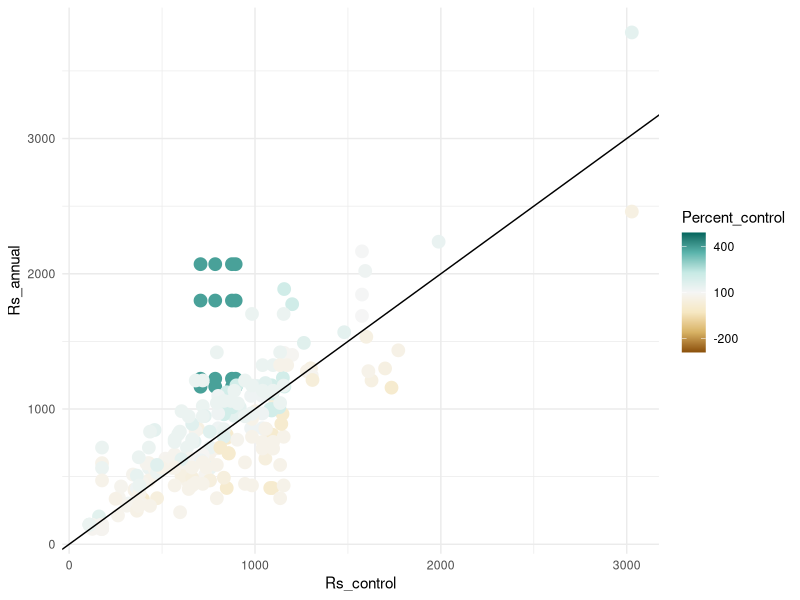
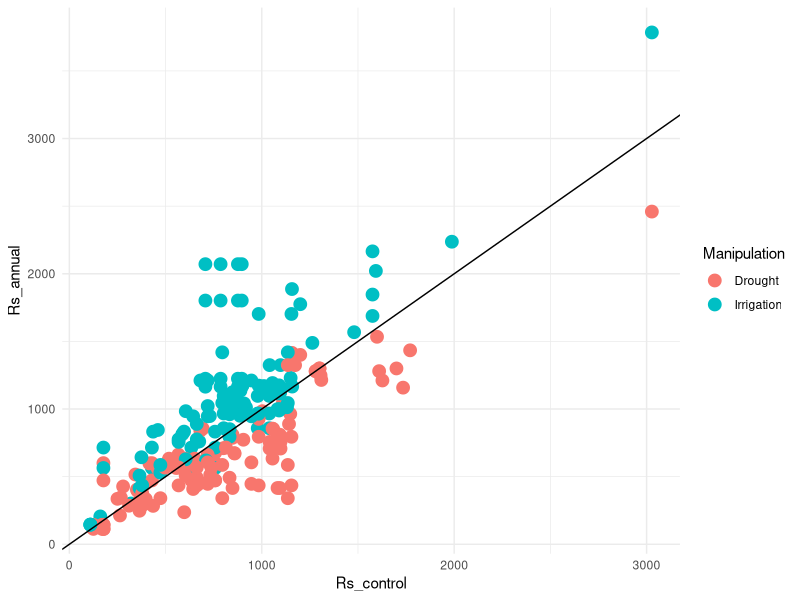
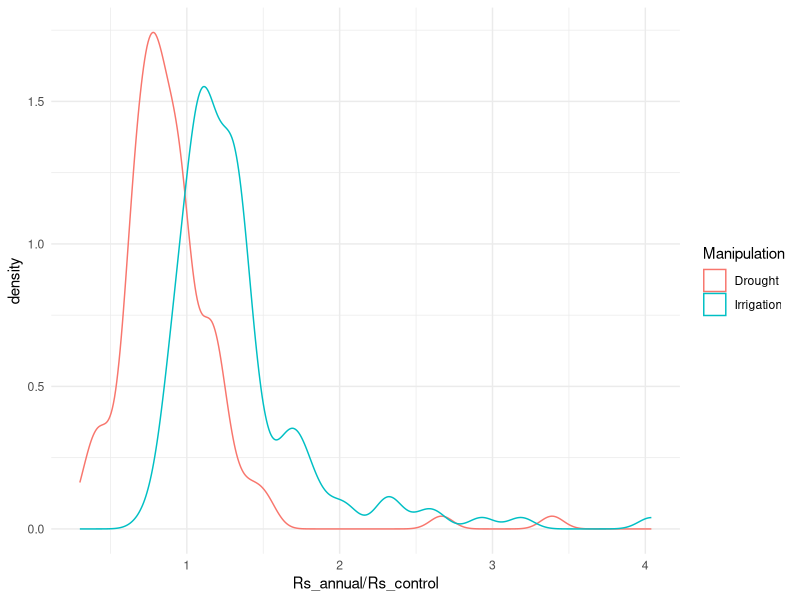

Here is the R script that generated these plots, in order: (Note: this script raises an error after producing the figures.)
## ---- chunk 1
knitr::opts_chunk$set(echo = TRUE)
library(dplyr)
library(tidyr)
library(readr)
library(ggplot2)
theme_set(theme_minimal())
## ---- chunk 2
read_csv("rs/Variance and N - Water manipulations.csv", skip = 2,
         col_types = "ddcdcccdcccdddddddc") %>% 
  select(Study_number, Record_number, Author, Study_midyear, 
         Ecosystem_type, Meas_method, Soil_type, Soil_drainage,
         Rs_annual, SD_Rs_annual, N, Percent_control) %>% 
  mutate(Manipulation = case_when(
    Percent_control < 100 ~ "Drought",
    Percent_control > 100 ~ "Irrigation",
    TRUE ~ "Control"
  )) ->
  dat

# Construct and control data frame
dat %>% 
  filter(Manipulation == "Control") %>% 
  rename(Rs_control = Rs_annual, SD_Rs_control = SD_Rs_annual) %>% 
  select(Study_number, Study_midyear, Ecosystem_type, Meas_method, Soil_type,
         Soil_drainage, Rs_control, SD_Rs_control) ->
  dat_control

# ...and join with the manipulation data
dat %>% 
  filter(Manipulation != "Control") %>% 
  left_join(dat_control, by = c("Study_number", "Study_midyear", "Ecosystem_type",
                                "Meas_method", "Soil_type", "Soil_drainage")) ->
  dat_rs

limit <- max(abs(dat_rs$Percent_control), na.rm = TRUE) * c(-1, 1) + 100 
ggplot(dat_rs, aes(Rs_control, Rs_annual, color = Percent_control)) +
  geom_point(size = 4, na.rm = TRUE) + geom_abline() + 
  scale_color_distiller(palette = "BrBG", direction = 1, limit = limit, 
                        breaks = c(-200, 100, 400), labels = c(-200, 100, 400))

ggplot(dat_rs, aes(Rs_control, Rs_annual, color = Manipulation)) +
  geom_point(size = 4, na.rm = TRUE) + geom_abline()

ggplot(dat_rs, aes(Rs_annual / Rs_control, color = Manipulation)) + 
  geom_density(na.rm = TRUE)
## ---- chunk 3
library(metafor)
for(condition in unique(dat_rs$Manipulation)) {
  # Filter for the data we want...
  dat_rs %>% 
    filter(Manipulation == condition,
           !is.na(Rs_annual), !is.na(Rs_control), !is.na(N)) %>% 
    arrange(Rs_annual / Rs_control) -> 
    dat_condition
  
  # Construct the meta-analysis variables and run the MA
  metadat <- escalc(measure = "SMD",
                    m1i = Rs_annual, m2i = Rs_control, 
                    sd1i = SD_Rs_annual, sd2i = SD_Rs_control,
                    n1i = N, n2i = N, 
                    slab = paste(Study_number, Author, Study_midyear),
                    data = dat_condition)
  mam <- rma(yi, vi, data = metadat)
  # Diagnostics
  print(summary(mam))
  forest.rma(mam)
  title(condition)
  plot(mam)
}
